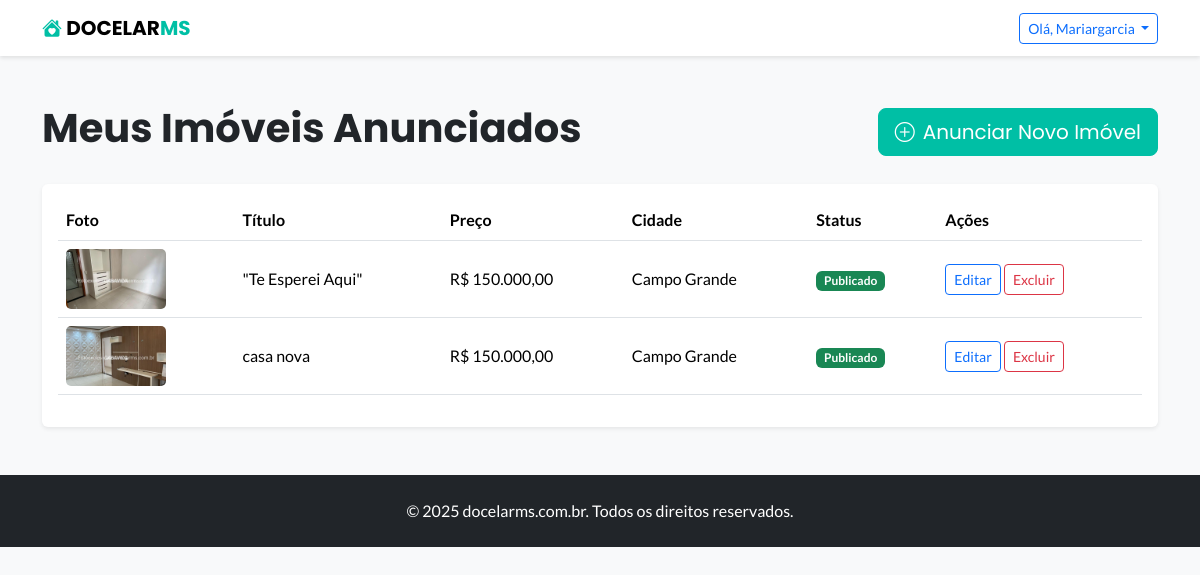
Page /contas/meus-imoveis/ (signed in) on the committed database.
### imoveis/models.py (models this page shows, shortened)
class Imovel(models.Model):
    class Finalidade(models.TextChoices):
        VENDA = 'VENDA', 'Venda'
        ALUGUEL = 'ALUGUEL', 'Aluguel'
    finalidade = models.CharField(
        max_length=10,
        choices=Finalidade.choices,
        default=Finalidade.VENDA,
        verbose_name="Finalidade (Venda/Aluguel)"
    )
    destaque = models.BooleanField(default=False, verbose_name="Destaque?")
    aprovado = models.BooleanField(default=False, verbose_name="Aprovado?")
    proprietario = models.ForeignKey(User, on_delete=models.CASCADE) # Geralmente não editado pelo usuário no form
    cidade = models.ForeignKey(Cidade, on_delete=models.SET_NULL, null=True, verbose_name="Cidade")
    bairro = models.ForeignKey(Bairro, on_delete=models.SET_NULL, null=True, verbose_name="Bairro")
    imobiliaria = models.ForeignKey(Imobiliaria, on_delete=models.SET_NULL, null=True, blank=True, verbose_name="Imobiliária/Anunciante")
    titulo = models.CharField(max_length=100, verbose_name="Título do Anúncio")
    descricao = models.TextField(verbose_name="Descrição Completa")
    endereco = models.CharField(max_length=255, help_text="Apenas Rua e Número", verbose_name="Endereço (Rua, Número)")
    preco = models.DecimalField(max_digits=12, decimal_places=2, help_text="Preço (R$) ou Aluguel Mensal", verbose_name="Preço (R$)-(somente nº)")
    telefone_contato = models.CharField(max_length=20, null=True, blank=True, verbose_name="Telefone para Contato Direto")
    quartos = models.PositiveIntegerField(verbose_name="Nº de Quartos")
    suites = models.PositiveIntegerField(default=0, verbose_name="Nº de Suítes")
    banheiros = models.PositiveIntegerField(verbose_name="Nº de Banheiros")
    salas = models.PositiveIntegerField(default=0, verbose_name="Nº de Salas")
    cozinhas = models.PositiveIntegerField(default=0, verbose_name="Nº de Cozinhas")
    closets = models.PositiveIntegerField(default=0, verbose_name="Nº de Closets")
    area = models.PositiveIntegerField(help_text="Em metros quadrados (m²)", verbose_name="Área (m²)")
    foto_principal = models.ImageField(upload_to='fotos_imoveis/', null=True, blank=True, verbose_name="Foto Principal")
    data_cadastro = models.DateTimeField(auto_now_add=True)

class Cidade(models.Model):
    nome = models.CharField(max_length=100)
    estado = models.CharField(max_length=2, help_text="Sigla do estado, ex: MS")
    class Meta:
        ordering = ['nome']
        verbose_name_plural = "Cidades" # Corrige o plural no admin

### contas/views.py (the view)
# urls.py: path('meus-imoveis/', views.meus_imoveis, name='meus_imoveis'),
@login_required
def meus_imoveis(request):
    imoveis_do_usuario = Imovel.objects.filter(proprietario=request.user).order_by('-data_cadastro')
    contexto = {
        'imoveis': imoveis_do_usuario
    }
    return render(request, 'contas/meus_imoveis.html', contexto)

### contas/templates/contas/meus_imoveis.html (shortened to what this page needs)
{% extends 'base.html' %}
{% block content %}
<div class="container my-5">
    <div class="d-flex justify-content-between align-items-center mb-4">
        <h1 class="fw-bold">Meus Imóveis Anunciados</h1>
        <a href="{% url 'anunciar_imovel' %}" class="btn btn-primary btn-lg">
            <i class="bi bi-plus-circle me-2"></i>Anunciar Novo Imóvel
        </a>
    </div>
    <div class="card border-0 shadow-sm">
        <div class="card-body">
            <div class="table-responsive">
                <table class="table table-hover align-middle">
                    <thead>
                        <tr>
                            <th scope="col">Foto</th>
                            <th scope="col">Título</th>
                            <th scope="col">Preço</th>
                            <th scope="col">Cidade</th>
                            <th scope="col">Status</th> <th scope="col">Ações</th>
                        </tr>
                    </thead>
                    <tbody>
                        {% for imovel in imoveis %}
                        <tr>
                            <td>
                                {% if imovel.foto_principal %}
                                    <img src="{{ imovel.foto_principal.url }}" alt="{{ imovel.titulo }}" style="width: 100px; height: 60px; object-fit: cover; border-radius: 5px;">
                                {% else %}
                                    <div style="width: 100px; height: 60px; background-color: #eee; border-radius: 5px;"></div>
                                {% endif %}
                            </td>
                            <td>{{ imovel.titulo }}</td>
                            <td>R$ {{ imovel.preco|floatformat:2 }}</td>
                            <td>{{ imovel.cidade.nome }}</td>
                            <td>
                                {% if imovel.aprovado %}
                                    <span class="badge bg-success">Publicado</span>
                                {% else %}
                                    <span class="badge bg-warning text-dark">Em Análise</span>
                                {% endif %}
                            </td>
                            <td>
                                <a href="{% url 'editar_imovel' imovel.id %}" class="btn btn-sm btn-outline-primary">Editar</a>
                                <a href="{% url 'excluir_imovel' imovel.id %}" class="btn btn-sm btn-outline-danger">Excluir</a>
                            </td>
                        </tr>
                        {% empty %}
                        <tr>
                            <td colspan="6" class="text-center py-4">
                                Você ainda não tem nenhum imóvel anunciado.
                            </td>
                        </tr>
                        {% endfor %}
                    </tbody>
                </table>
            </div>
        </div>
    </div>
</div>
{% endblock %}

### imoveis/templates/base.html (shortened to what this page needs)
<!doctype html>
<html lang="pt-br">
<head>
    <link href="https://cdn.jsdelivr.net/npm/bootstrap@5.3.3/dist/css/bootstrap.min.css" rel="stylesheet">
    <link rel="stylesheet" href="https://cdn.jsdelivr.net/npm/bootstrap-icons@1.11.3/font/bootstrap-icons.min.css">
    <link rel="stylesheet" href="https://cdnjs.cloudflare.com/ajax/libs/font-awesome/6.0.0-beta3/css/all.min.css">
    <link href="https://cdnjs.cloudflare.com/ajax/libs/lightbox2/2.11.4/css/lightbox.min.css" rel="stylesheet" />
</head>
<body>
    <nav class="navbar navbar-expand-lg navbar-light bg-white sticky-top">
        <div class="container">
            <a class="navbar-brand fw-bold" href="/">
                <i class="bi bi-house-heart-fill" style="color: var(--cor-primaria);"></i>
                DOCELAR<span style="color: var(--cor-primaria);">MS</span>
            </a>
            <div class="ms-auto d-flex align-items-center">
                {% if user.is_authenticated %}
                    <div class="dropdown">
                        <button class="btn btn-outline-primary btn-sm dropdown-toggle" type="button" id="userMenu" data-bs-toggle="dropdown" aria-expanded="false">
                            Olá, {{ user.username }}
                        </button>
                    </div>
                {% else %}
                    <a href="{% url 'login' %}" class="btn btn-outline-primary btn-sm me-2">Entrar</a>
                    <a href="{% url 'cadastro' %}" class="btn btn-primary btn-sm">Cadastrar-se</a>
                {% endif %}
            </div>
            </div>
    </nav>
    <main>
        {% block content %}
        {% endblock %}
    </main>
    <footer class="bg-dark text-white text-center py-4 mt-5">
        <div class="container">
            <p class="mb-0">&copy; 2025 docelarms.com.br. Todos os direitos reservados.</p>
        </div>
    </footer>
</body>
</html>

### imoveis/templates/base.html (style rules this page uses)
:root { --cor-primaria: #00bfa5; --cor-escura: #212529; --cor-clara: #f8f9fa; --cor-destaque: #dc3545; }
body { font-family: 'Lato', sans-serif; background-color: var(--cor-clara); }
h1, h2, h3, h4, h5, h6, .navbar-brand, .btn-primary { font-family: 'Poppins', sans-serif; }
.navbar { box-shadow: 0 2px 4px rgba(0,0,0,.1); }
.btn-primary { background-color: var(--cor-primaria); border-color: var(--cor-primaria); transition: all 0.3s ease; }

### rows in the picture
Imovel: foto_principal (picture), titulo "\"Te Esperei Aqui\"", preco "150.000,00", cidade.nome "Campo Grande", aprovado "Publicado"
Imovel: foto_principal (picture), titulo "casa nova", preco "150.000,00", cidade.nome "Campo Grande", aprovado "Publicado"

### other values in the picture
{{ user.username }} "Mariargarcia"
